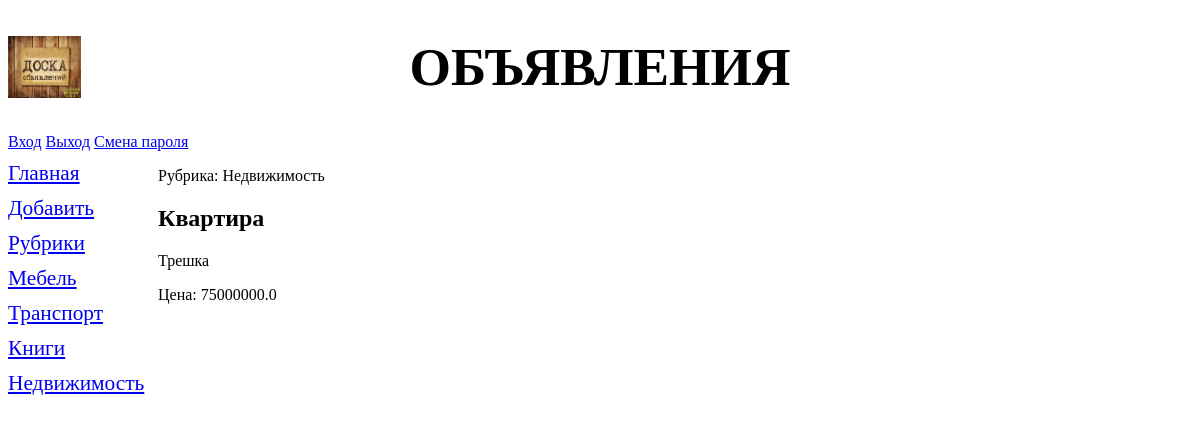
The page /bboard/detail/3/ on the database its author committed.
### bboard/models.py (models this page shows, shortened)
class Rubric(models.Model):
    name = models.CharField(max_length=20, db_index=True, verbose_name='Название')
    order = models.SmallIntegerField(default=0, db_index=True)
    objects = models.Manager()
    bbs = RubricManager()
    class Meta:
        verbose_name_plural = 'Рубрики'
        verbose_name = 'Рубрика'
        ordering = ['order', 'name']

class Bb(models.Model):
    title = models.CharField(max_length=50, verbose_name='Товар')
    content = models.TextField(null=True, blank=True, verbose_name='Описание')
    price = models.FloatField(null=True, blank=True, verbose_name='Цена')
    published = models.DateTimeField(auto_now_add=True, db_index=True, verbose_name='Опубликовано')
    rubric = models.ForeignKey('Rubric', null=True, on_delete=models.PROTECT, verbose_name='Рубрика')
    objects = models.Manager()
    reverse = BbManager()
    class Meta:
        verbose_name_plural = 'Объявления'
        verbose_name = 'Объявление'
        ordering = ['-published']

### bboard/views.py (the view)
# urls.py: path('detail/<int:pk>/', BbDetailView.as_view(), name='detail'),
class BbDetailView(DetailView):
    model = Bb
    def get_context_data(self, *args, **kwargs):
        context = super().get_context_data(*args, **kwargs)
        context['rubrics'] = Rubric.objects.all()
        return context

### bboard/templates/bboard/bb_detail.html (shortened to what this page needs)
{% extends "layout/base.html" %}
{% block content %}
<p>Рубрика: {{ bb.rubric.name }}</p>
<h2>{{ bb.title }}</h2>
<p>{{ bb.content }}</p>
<p>Цена: {{ bb.price }}</p>
{% endblock %}

### bboard/templates/layout/base.html (shortened to what this page needs)
<!DOCTYPE html>
{% load static %}
<html lang="ru">
<head>
    <link rel="stylesheet" type="text/css" href="{% static 'bboard/style.css' %}">
</head>
<body>
    <header>
        <h1>Объявления</h1>
        <a href="{% url 'login' %}">Вход</a>
        <a href="{% url 'logout' %}">Выход</a>
        <a href="{% url 'password_change' %}">Смена пароля</a>
    </header>
    <nav>
        <a href="{% url 'index' %}">Главная</a>
        <a href="{% url 'add' %}">Добавить</a>
        <a href="{% url 'rubrics' %}">Рубрики</a>
        {% for rubric in rubrics %}
        <a href="{% url 'by_rubric' rubric.pk %}">
            {{ rubric.name }}</a>
        {% endfor %}
    </nav>
    <section>
        {% block content %}
        {% endblock %}
    </section>
</body>
</html>

### bboard/static/bboard/style.css (style rules this page uses)
header h1 { font-size: 40pt; text-transform: uppercase; text-align: center; background: url("logo.jpg") left / auto 100% no-repeat; }
nav { font-size: 16pt; width: 150px; float: left; }
nav a { display: block; margin: 10px 0px; }
section { mafgin-left: 170px; }

### rows shown on the page
Rubric: name "Мебель"
Rubric: name "Транспорт"
Rubric: name "Книги"
Rubric: name "Недвижимость"
Bb: rubric.name "Недвижимость", title "Квартира", content "Трешка", price "75000000.0"
